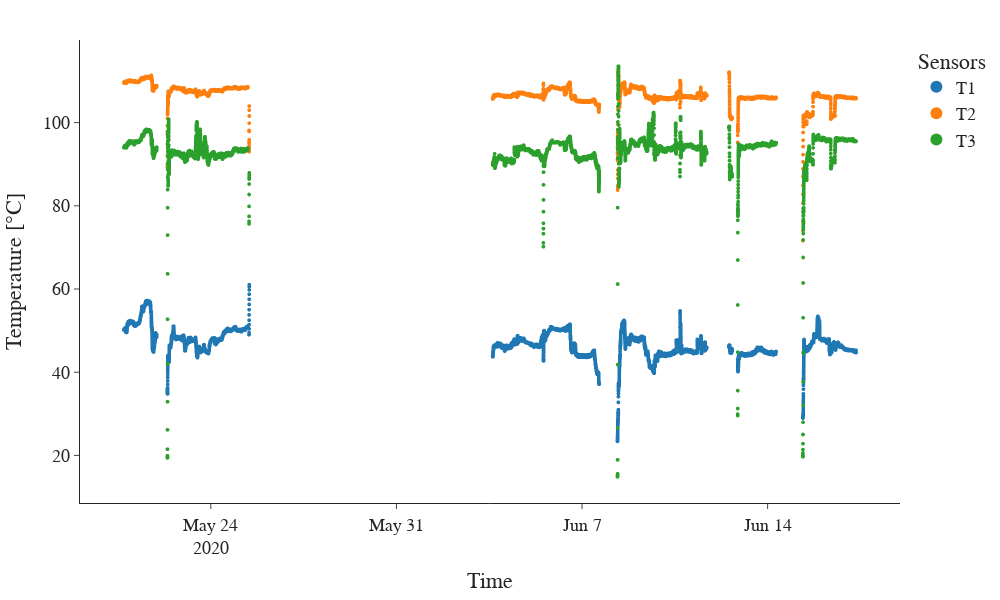

The notebook cell this image was saved under:
### Markdown cell above
## Visualize selected temperatures
Used for data exploration and showing how some temperatures vary of the period of operation.

### Code cell
df = pd.read_pickle("../data/processed/renamed_Lysekil.pkl")
fig = px.scatter(df, x="Time", y=["T1", "T2", "T3"], template="simple_white")

fig.update_traces(marker=dict(size=4,), 
                  selector=dict(mode='markers'))

fig.update_layout(height=600, 
                  width=1000, 
                  margin=dict(b=60, t=40, r=30),
                  xaxis_title='Time', 
                  yaxis_title='Temperature [°C]', 
                  legend_title='Sensors', 
                  legend= {'itemsizing': 'constant'}, 
                  font=dict(family="Helvetica", size=18)
                )

fig.show()
fig.write_image("../figs/temperature.pdf")

### Figure 1 — Plotly figure (JSON) as saved in the notebook; plotly's stock layout.template omitted (floating-point values rounded to 4 significant figures; data arrays with more than 128 entries replaced by an {"elided": "..."} marker saying what was removed)
{"data": [{"hovertemplate": "variable=T1<br>Time=%{x}<br>value=%{y}<extra></extra>", "legendgroup": "T1", "marker": {"color": "#1F77B4", "size": 4, "symbol": "circle"}, "mode": "markers", "name": "T1", "showlegend": true, "type": "scattergl", "x": {"elided": "21894 str values"}, "xaxis": "x", "y": {"elided": "21894 float values"}, "yaxis": "y"}, {"hovertemplate": "variable=T2<br>Time=%{x}<br>value=%{y}<extra></extra>", "legendgroup": "T2", "marker": {"color": "#FF7F0E", "size": 4, "symbol": "circle"}, "mode": "markers", "name": "T2", "showlegend": true, "type": "scattergl", "x": {"elided": "21894 str values"}, "xaxis": "x", "y": {"elided": "21894 float values"}, "yaxis": "y"}, {"hovertemplate": "variable=T3<br>Time=%{x}<br>value=%{y}<extra></extra>", "legendgroup": "T3", "marker": {"color": "#2CA02C", "size": 4, "symbol": "circle"}, "mode": "markers", "name": "T3", "showlegend": true, "type": "scattergl", "x": {"elided": "21894 str values"}, "xaxis": "x", "y": {"elided": "21894 float values"}, "yaxis": "y"}], "layout": {"font": {"family": "Helvetica", "size": 18}, "height": 600, "legend": {"itemsizing": "constant", "title": {"text": "Sensors"}, "tracegroupgap": 0}, "margin": {"b": 60, "r": 30, "t": 40}, "width": 1000, "xaxis": {"anchor": "y", "domain": [0, 1], "title": {"text": "Time"}}, "yaxis": {"anchor": "x", "domain": [0, 1], "title": {"text": "Temperature [°C]"}}}}
